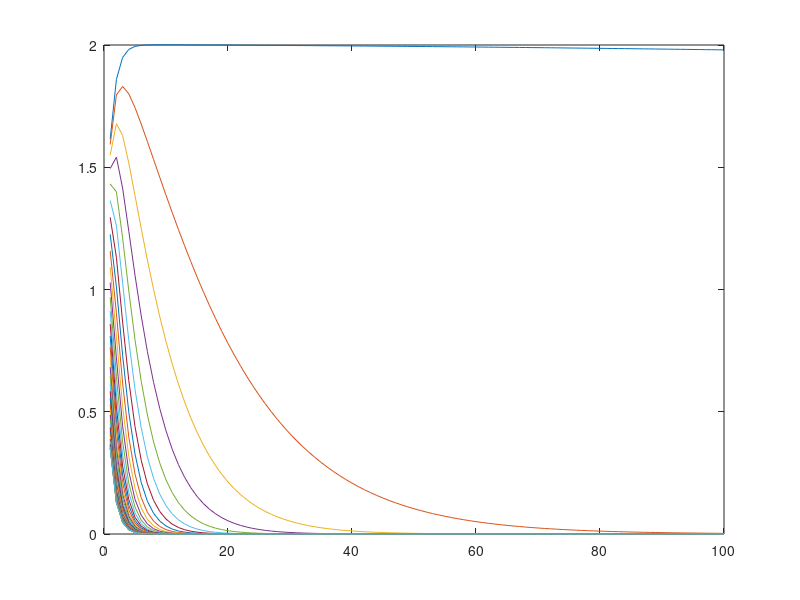
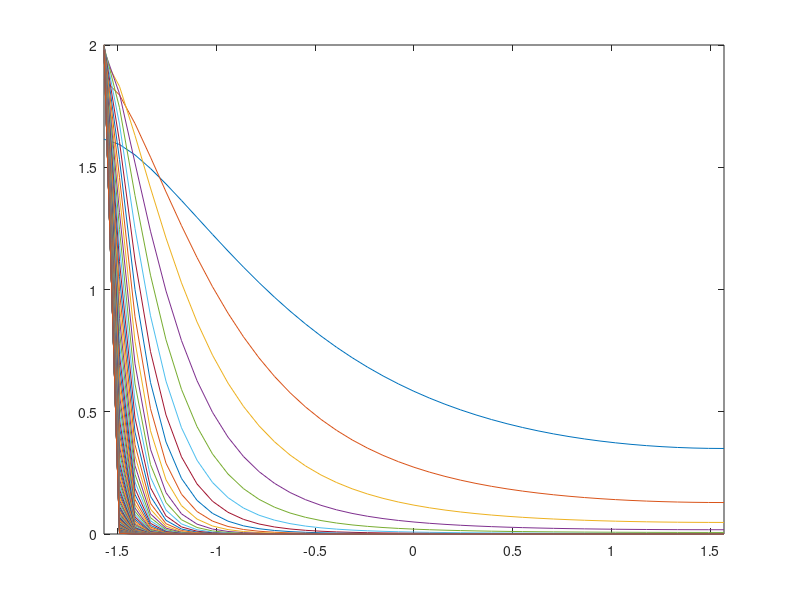

Write the MATLAB code that produced these figures, in order.
k = 1;
max_x = 100;

cols = 100;
rows = 41;
xs = max_x*[1:cols]/cols;
x = repmat(xs, rows, 1);
ys = (2.*[0:rows-1]'./(rows-1)-1)*3.14/2;
y = repmat(ys, 1, cols);
s = sin(y);

r1 = repmat(0, rows, cols);
step = 10;
max_t = 1000;
for t = [1:max_t*step]/step
  r1 += exp(-k*sqrt(x.*x + 2.*s.*x.*t + t.*t)) * 1/step;
endfor

figure 1;
plot(xs, r1);
axis([0 max_x 0 2]);

figure 2;
plot(ys, r1');
axis([-3.14/2 3.14/2 0 2]);
